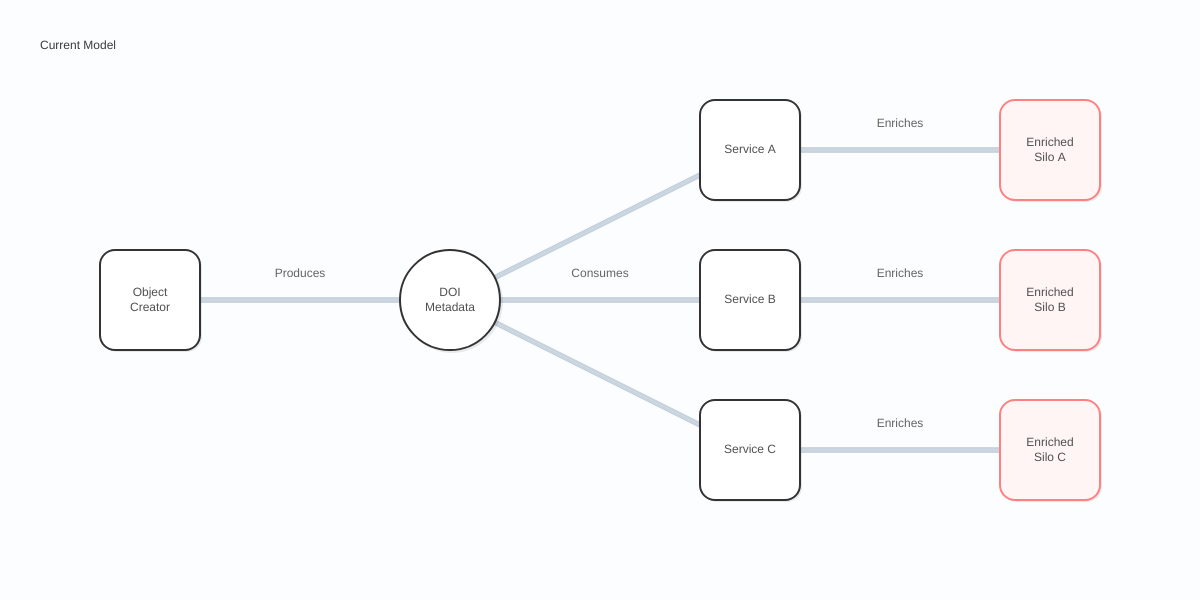
Frame 1 (no input)
Frame 60 (no input): identical to frame 1, image omitted
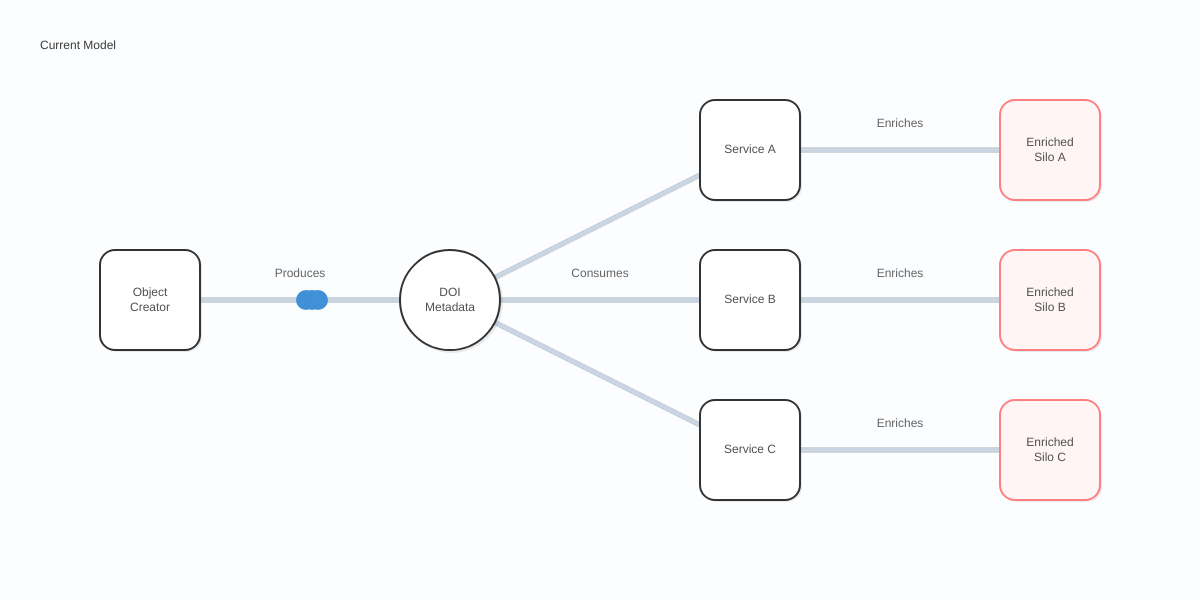
Frame 120 (the mouse pressed at the canvas centre since frame 60)

The p5.js sketch that drew these frames (run headless with seeded random() and noise() and a simulated clock; from frame 60 on, the mouse is pressed at the canvas centre):

// p5.js sketch
// ── sketch.js
// Configuration constants
const CONFIG = {
  CANVAS: {
    WIDTH: 1200,
    HEIGHT: 600
  },
  NODES: {
    SIZE: 100,
    CORNER_RADIUS: 15
  },
  PARTICLES: {
    BASE_SIZE: 10,
    ENRICHED_SIZE: 12,
    SPAWN_RATE: 0.05
  },
  COLORS: {
    BACKGROUND: [252, 253, 255],
    PARTICLE: [65, 145, 215],
    ENRICHED: [255, 128, 128],
    TEXT: [80, 80, 80]
  }
};

// Core classes
class Particle {
  constructor(x, y) {
    this.x = x;
    this.y = y;
    this.stage = 0;
    this.targetService = Math.floor(random(3));
    this.progress = 0;
    this.color = color(CONFIG.COLORS.PARTICLE[0], CONFIG.COLORS.PARTICLE[1], CONFIG.COLORS.PARTICLE[2], 180);
    this.size = CONFIG.PARTICLES.BASE_SIZE;
  }

  update() {
    this.progress += 0.02;
    
    if (this.progress >= 1) {
      this.progress = 0;
      this.stage++;
      
      if (this.stage === 2) {
        this.color = color(CONFIG.COLORS.ENRICHED[0], CONFIG.COLORS.ENRICHED[1], CONFIG.COLORS.ENRICHED[2], 180);
        this.size = CONFIG.PARTICLES.ENRICHED_SIZE;
      }
    }
    
    this._updatePosition();
  }

  _updatePosition() {
    if (this.stage === 0) {
      this.x = lerp(nodes.depositor.x, nodes.doi.x, this.progress);
      this.y = lerp(nodes.depositor.y, nodes.doi.y, this.progress);
    } else if (this.stage === 1) {
      let targetY = nodes.service1.y + (this.targetService * 150);
      let progress = this._easeInOutQuad(this.progress);
      this.x = lerp(nodes.doi.x, nodes.service1.x, progress);
      this.y = lerp(nodes.doi.y, targetY, progress);
    } else if (this.stage === 2) {
      let sourceY = nodes.service1.y + (this.targetService * 150);
      let targetY = nodes.enriched1.y + (this.targetService * 150);
      let progress = this._easeInOutQuad(this.progress);
      this.x = lerp(nodes.service1.x, nodes.enriched1.x, progress);
      this.y = lerp(sourceY, targetY, progress);
    }
  }

  _easeInOutQuad(t) {
    return t < 0.5 ? 2 * t * t : -1 + (4 - 2 * t) * t;
  }

  draw() {
    for (let i = 1; i >= 0; i -= 0.2) {
      let size = this.size * (1 + i);
      let alpha = 255 * i;
      fill(red(this.color), green(this.color), blue(this.color), alpha);
      noStroke();
      ellipse(this.x, this.y, size, size);
    }
  }
}

class GraphicsManager {
  constructor() {
    this.regularFont = null;
    this.titleFont = null;
  }

  setFonts(regular, title) {
    this.regularFont = regular;
    this.titleFont = title;
  }

  drawTitle() {
    textFont(this.titleFont);
    textAlign(LEFT, TOP);
    fill(60);
    text("Current Model", 40, 40);
  }

  drawConnections() {
    for (let i = 0; i < 1; i += 0.02) {
      let alpha = 150 * (1 - i);
      stroke(200, 210, 220, alpha);
      strokeWeight(5 - (3 * i));
      
      // Main connections
      line(nodes.depositor.x, nodes.depositor.y, nodes.doi.x, nodes.doi.y);
      line(nodes.doi.x, nodes.doi.y, nodes.service1.x, nodes.service1.y);
      line(nodes.doi.x, nodes.doi.y, nodes.service2.x, nodes.service2.y);
      line(nodes.doi.x, nodes.doi.y, nodes.service3.x, nodes.service3.y);
      
      // Service to Enriched connections
      line(nodes.service1.x, nodes.service1.y, nodes.enriched1.x, nodes.enriched1.y);
      line(nodes.service2.x, nodes.service2.y, nodes.enriched2.x, nodes.enriched2.y);
      line(nodes.service3.x, nodes.service3.y, nodes.enriched3.x, nodes.enriched3.y);
    }
  }

  drawRelationshipLabels() {
    textFont(this.regularFont);
    textAlign(CENTER, BOTTOM);
    fill(100);
    noStroke();
    
    // Label between Depositor and DOI
    let midX = (nodes.depositor.x + nodes.doi.x) / 2;
    let midY = nodes.depositor.y - 20;
    text("Produces", midX, midY);
    
    // Label between DOI and Services
    let doiToServiceX = (nodes.doi.x + nodes.service2.x) / 2;
    text("Consumes", doiToServiceX, midY);
    
    // Labels between Services and Enriched
    let serviceToEnrichedX = (nodes.service1.x + nodes.enriched1.x) / 2;
    text("Enriches", serviceToEnrichedX, nodes.service1.y - 20);
    text("Enriches", serviceToEnrichedX, nodes.service2.y - 20);
    text("Enriches", serviceToEnrichedX, nodes.service3.y - 20);
  }

  drawNodesAndLabels() {
    textFont(this.regularFont);
    textAlign(CENTER, CENTER);
    
    // Draw node shadows
    this._drawNodeShadows();
    
    // Draw Depositor node
    this._drawDepositorNode();
    
    // Draw DOI node
    this._drawDOINode();
    
    // Draw Service nodes
    this._drawServiceNodes();
    
    // Draw Enriched nodes
    this._drawEnrichedNodes();
  }

  _drawNodeShadows() {
    noStroke();
    fill(0, 0, 0, 20);
    
    // Service and Enriched node shadows
    for (let i = 0; i < 3; i++) {
      rect(
        nodes.service1.x - CONFIG.NODES.SIZE/2 + 2,
        nodes.service1.y - CONFIG.NODES.SIZE/2 + 2 + (i * 150),
        CONFIG.NODES.SIZE,
        CONFIG.NODES.SIZE,
        CONFIG.NODES.CORNER_RADIUS
      );
      rect(
        nodes.enriched1.x - CONFIG.NODES.SIZE/2 + 2,
        nodes.enriched1.y - CONFIG.NODES.SIZE/2 + 2 + (i * 150),
        CONFIG.NODES.SIZE,
        CONFIG.NODES.SIZE,
        CONFIG.NODES.CORNER_RADIUS
      );
    }
    
    // Depositor shadow
    rect(
      nodes.depositor.x - CONFIG.NODES.SIZE/2 + 2,
      nodes.depositor.y - CONFIG.NODES.SIZE/2 + 2,
      CONFIG.NODES.SIZE,
      CONFIG.NODES.SIZE,
      CONFIG.NODES.CORNER_RADIUS
    );
    
    // DOI shadow
    ellipse(
      nodes.doi.x + 2,
      nodes.doi.y + 2,
      CONFIG.NODES.SIZE + 2,
      CONFIG.NODES.SIZE + 2
    );
  }

  _drawDepositorNode() {
    stroke(51);
    strokeWeight(2);
    fill(255);
    rect(
      nodes.depositor.x - CONFIG.NODES.SIZE/2,
      nodes.depositor.y - CONFIG.NODES.SIZE/2,
      CONFIG.NODES.SIZE,
      CONFIG.NODES.SIZE,
      CONFIG.NODES.CORNER_RADIUS
    );
    fill(CONFIG.COLORS.TEXT[0]);
    noStroke();
    text("Object\nCreator", nodes.depositor.x, nodes.depositor.y);
  }

  _drawDOINode() {
    stroke(51);
    fill(255);
    ellipse(nodes.doi.x, nodes.doi.y, CONFIG.NODES.SIZE, CONFIG.NODES.SIZE);
    fill(CONFIG.COLORS.TEXT[0]);
    noStroke();
    text("DOI\nMetadata", nodes.doi.x, nodes.doi.y);
  }

  _drawServiceNodes() {
    for (let i = 0; i < 3; i++) {
      stroke(51);
      fill(255);
      rect(
        nodes.service1.x - CONFIG.NODES.SIZE/2,
        nodes.service1.y - CONFIG.NODES.SIZE/2 + (i * 150),
        CONFIG.NODES.SIZE,
        CONFIG.NODES.SIZE,
        CONFIG.NODES.CORNER_RADIUS
      );
      fill(CONFIG.COLORS.TEXT[0]);
      noStroke();
      text("Service " + String.fromCharCode(65 + i), nodes.service1.x, nodes.service1.y + (i * 150));
    }
  }

  _drawEnrichedNodes() {
    for (let i = 0; i < 3; i++) {
      stroke(CONFIG.COLORS.ENRICHED[0], CONFIG.COLORS.ENRICHED[1], CONFIG.COLORS.ENRICHED[2]);
      fill(255, 245, 245);
      rect(
        nodes.enriched1.x - CONFIG.NODES.SIZE/2,
        nodes.enriched1.y - CONFIG.NODES.SIZE/2 + (i * 150),
        CONFIG.NODES.SIZE,
        CONFIG.NODES.SIZE,
        CONFIG.NODES.CORNER_RADIUS
      );
      fill(CONFIG.COLORS.TEXT[0]);
      noStroke();
      text("Enriched\nSilo " + String.fromCharCode(65 + i), nodes.enriched1.x, nodes.enriched1.y + (i * 150));
    }
  }
}

// Global variables
let nodes = {};
let dataParticles = [];
let graphicsManager;
let regularFont;
let titleFont;

function preload() {
  // Load fonts
  regularFont = 'Arial';
  titleFont ='Arial';
}

function setup() {
  createCanvas(CONFIG.CANVAS.WIDTH, CONFIG.CANVAS.HEIGHT);
  smooth();
  
  // Initialize graphics manager
  graphicsManager = new GraphicsManager();
  graphicsManager.setFonts(regularFont, titleFont);
  
  // Initialize node positions
  nodes.depositor = {x: 150, y: 300};
  nodes.doi = {x: 450, y: 300};
  nodes.service1 = {x: 750, y: 150};
  nodes.service2 = {x: 750, y: 300};
  nodes.service3 = {x: 750, y: 450};
  nodes.enriched1 = {x: 1050, y: 150};
  nodes.enriched2 = {x: 1050, y: 300};
  nodes.enriched3 = {x: 1050, y: 450};
}

function draw() {
  // Set background
  background(CONFIG.COLORS.BACKGROUND[0], CONFIG.COLORS.BACKGROUND[1], CONFIG.COLORS.BACKGROUND[2]);
  
  // Draw visualization elements
  graphicsManager.drawTitle();
  graphicsManager.drawConnections();
  graphicsManager.drawRelationshipLabels();
  
  // Create new particles
  if (random(1) < CONFIG.PARTICLES.SPAWN_RATE) {
    dataParticles.push(new Particle(nodes.depositor.x, nodes.depositor.y));
  }
  
  // Update and draw particles
  for (let i = dataParticles.length - 1; i >= 0; i--) {
    let p = dataParticles[i];
    p.update();
    p.draw();
    
    if (p.stage >= 3) {
      dataParticles.splice(i, 1);
    }
  }
  
  // Draw nodes and labels
  graphicsManager.drawNodesAndLabels();
}
